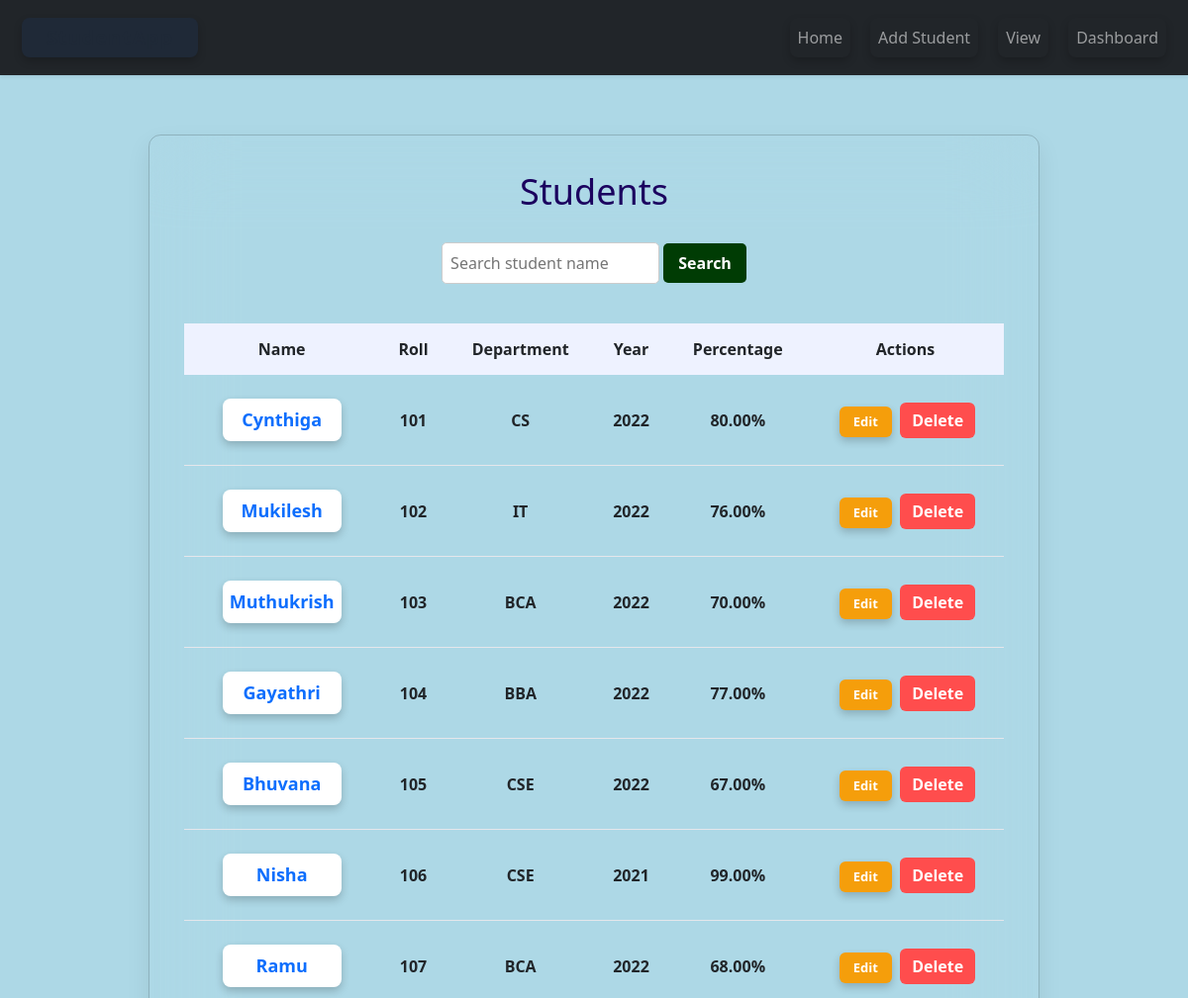
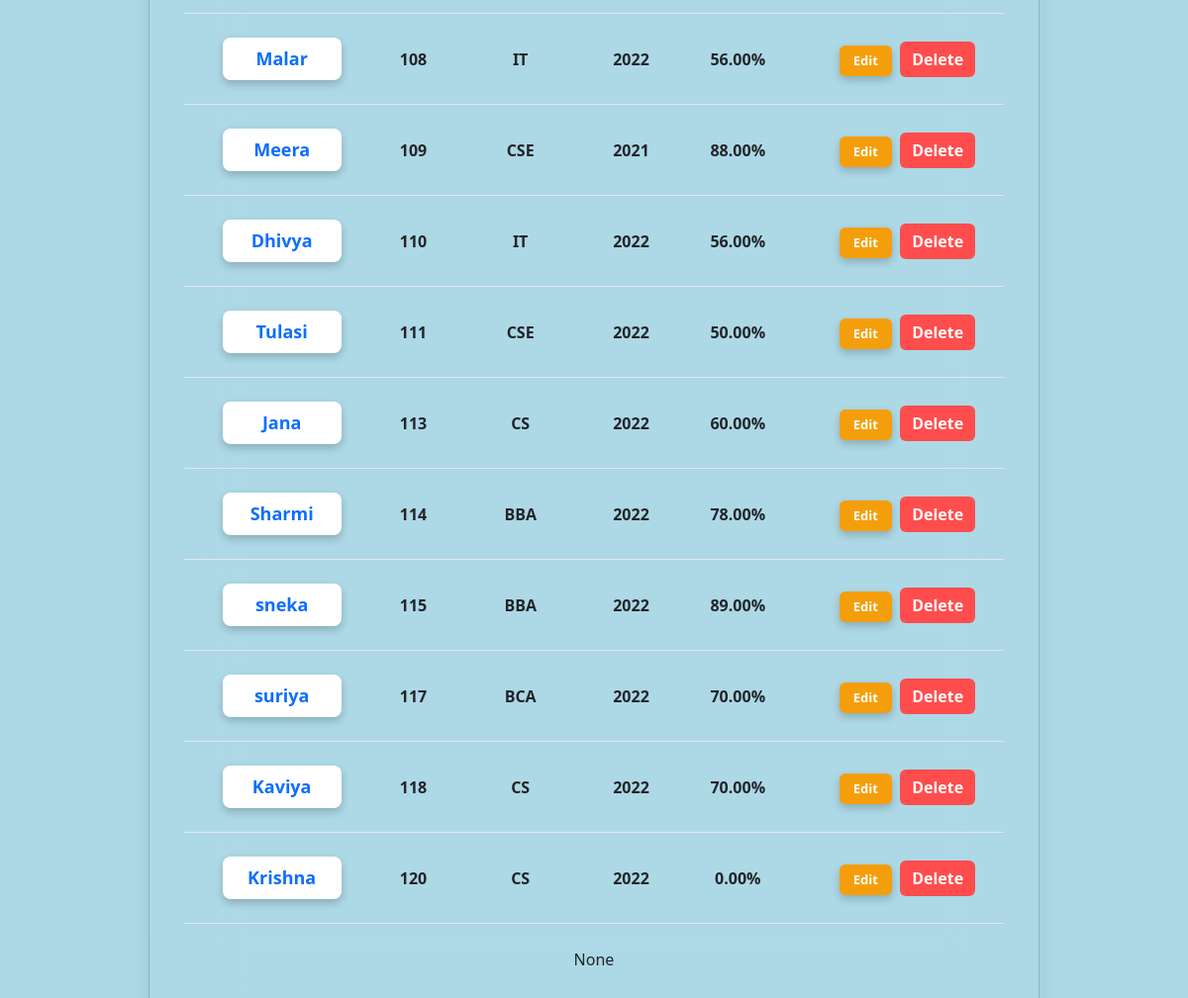
Screenshot of /view/ with the database file from the repository (2 pictures, top to bottom).
### studentapp/models.py (models this page shows, shortened)
class Student(models.Model):
    name=models.CharField(max_length=100)
    roll_no = models.IntegerField(unique=True)
    department=models.CharField(max_length=100)
    year=models.IntegerField()
    total_marks = models.IntegerField(default=100)
    obtained_marks = models.IntegerField(default=0)
    address = models.TextField(blank=True)
    phone = models.CharField(max_length=15, blank=True)
    joining_date = models.DateField(null=True, blank=True)
    graduation_date = models.DateField(null=True, blank=True)

### studentapp/views.py (the view)
# urls.py: path('view/', views.view_students, name='view'),
def view_students(request):
    query = request.GET.get('q')
    if query:
        students = Student.objects.filter(
            Q(name__icontains=query) |
            Q(roll_no__icontains=query)
        )
    else:
        students = Student.objects.all().order_by('roll_no')
    for s in students:
      if s.total_marks > 0:
        s.percentage = (s.obtained_marks / s.total_marks) * 100
    else:
        s.percentage = 0
    deleted_students = request.session.get('deleted_students', {})
    last_deleted = None
    if deleted_students:
        last_key = list(deleted_students.keys())[-1]
        last_deleted = deleted_students[last_key]
    context = {
        "students": students,
        "last_deleted": last_deleted
    }
    return render(request, "view.html", context)

### studentapp/templates/view.html (shortened to what this page needs)
 {% extends 'base.html' %}
{% load static %}
{% block content %}
<link rel="stylesheet" href="{% static 'css/style.css' %}">
<div class="page">
<div class="card">
<h2>Students</h2>
<form method="GET" class="search-box">
    <input type="text" name="q" placeholder="Search student name">
    <button type="submit">Search</button>
</form>
<table>
<thead>
<tr>
<th>Name</th>
<th>Roll</th>
<th>Department</th>
<th>Year</th>
<th>Percentage</th>
<th>Actions</th>
</tr>
</thead>
<tbody>
{% for s in students %}
<tr>
<td>
    <a href="{% url 'student_detail' s.id %}" class="name-btn">
    {{ s.name }}
</a>
</td>
<td>{{ s.roll_no }}</td>
<td>{{ s.department }}</td>
<td>{{ s.year }}</td>
<td>{{ s.percentage|floatformat:2 }}%</td>
<td class="action">
<a href="/edit/{{ s.id }}/" class="edit">Edit</a>
 <form method="POST" action="/delete/{{ s.id }}/" style="display:inline;">
    <button type="submit" class="delete-btn">Delete</button>
</form>
</td>
</tr>
{% empty %}
<tr>
<td colspan="5">No students found</td>
</tr>
{% endfor %}
</tbody>
</table>
<br>
<p>{{ last_deleted }}</p>
</div>
</div>
{% endblock %}

### studentapp/templates/base.html (shortened to what this page needs)
 <!DOCTYPE html>
<html>
<head>
    {% load static %}
    <link rel="stylesheet" href="{% static 'css/style.css' %}">
    <link href="https://cdn.jsdelivr.net/npm/bootstrap@5.3.0/dist/css/bootstrap.min.css" rel="stylesheet">
    <link rel="stylesheet" href="https://cdn.jsdelivr.net/npm/bootstrap@5.3.0/dist/css/bootstrap.min.css">
</head>
<body>
  <nav class="navbar navbar-expand-sm navbar-dark bg-dark shadow-sm fixed-top">
  <div class="container-fluid">
    <a class="navbar-brand" href="#">StudentApp</a>
    <div class="collapse navbar-collapse" id="menu">
      <ul class="navbar-nav ms-auto">
        <li class="nav-item"><a class="nav-link" href="{% url 'home' %}">Home</a></li>
        <li class="nav-item"><a class="nav-link" href="{% url 'add' %}">Add Student</a></li>
        <li class="nav-item"><a class="nav-link" href="{% url 'view' %}">View</a></li>
        <li class="nav-item"><a class="nav-link" href="{% url 'dashboard' %}">Dashboard</a></li>
      </ul>
    </div>
  </div>
</nav>
{% block content %}
{% endblock %}
</body>
</html>

### studentapp/static/css/style.css (style rules this page uses)
body { background-image: url('../images/background.jpg'); background-size: cover; background-position: center; background-repeat: no-repeat; font-family: Arial, sans-serif; background-color: lightblue; text-align: center; }
.name-btn { display: inline-block; width: 120px; text-align: center; padding: 8px 0; border-radius: 8px; background: white; color: #0d6efd; font-weight: 600; text-decoration: none; transition: 0.3s ease; }
h2 { color: rgb(27, 2, 95); font-size: 36px; margin-bottom: 40px; }
a { display: inline-block; text-decoration: none; background-color: white; color: #333; padding: 12px 25px; margin: 10px; font-size: 18px; border-radius: 8px; transition: 0.3s; box-shadow: 0 4px 8px rgba(0,0,0,0.2); }
body { margin: 0; font-family: "Segoe UI", Arial, sans-serif; color: #1f2937; }
.page { min-height: 100vh; display: flex; justify-content: center; align-items: flex-start; padding-top: 60px; }
.card { width: 95%; max-width: 900px; background: rgba(255,255,255,0.0); backdrop-filter: blur(40px); padding: 35px; border-radius: 12px; box-shadow: 0 10px 25px rgba(0,0,0,0.08); }
h2 { text-align: center; margin-bottom: 30px; }
table { width: 100%; border-collapse: collapse; margin-top: 20px; }
thead { background: #eef2ff; }
th { padding: 14px; text-align: center; font-weight: 800; }
td { padding: 14px; text-align: center; border-bottom: 1px solid #e5e7eb; font-weight: 700; }
.action a { padding: 6px 14px; border-radius: 6px; color: white; font-size: 13px; text-decoration: none; margin: 0 4px; }
.edit { background: #f59e0b; }
.navbar { position: relative; z-index: 999; backdrop-filter: blur(10px); }
body { margin: 0; padding: 0; }
.navbar-brand { font-weight: bold; letter-spacing: 1px; color: #1f2937; background-color: #1f2937; }
.nav-link { transition: 0.3s; }

### studentapp/templates/view.html (style rules this page uses)
.search-box { margin-bottom:20px; }
.search-box input { padding:8px; width:220px; border:1px solid #ccc; border-radius:5px; }
.search-box button { padding:8px 15px; background-color:#003c04; color:white; border:none; border-radius:5px; cursor:pointer; font-weight:bold; }
.delete-btn { background: #ff4d4d; color: white; border: none; padding: 6px 12px; border-radius: 6px; cursor: pointer; font-weight: bold; transition: 0.3s; }

### rows the page displays
Student: name "Cynthiga", roll_no "101", department "CS", year "2022", percentage "80.00"
Student: name "Mukilesh", roll_no "102", department "IT", year "2022", percentage "76.00"
Student: name "Muthukrish", roll_no "103", department "BCA", year "2022", percentage "70.00"
Student: name "Gayathri", roll_no "104", department "BBA", year "2022", percentage "77.00"
Student: name "Bhuvana", roll_no "105", department "CSE", year "2022", percentage "67.00"
Student: name "Nisha", roll_no "106", department "CSE", year "2021", percentage "99.00"
Student: name "Ramu", roll_no "107", department "BCA", year "2022", percentage "68.00"
Student: name "Malar", roll_no "108", department "IT", year "2022", percentage "56.00"
Student: name "Meera", roll_no "109", department "CSE", year "2021", percentage "88.00"
Student: name "Dhivya", roll_no "110", department "IT", year "2022", percentage "56.00"
Student: name "Tulasi", roll_no "111", department "CSE", year "2022", percentage "50.00"
Student: name "Jana", roll_no "113", department "CS", year "2022", percentage "60.00"
Student: name "Sharmi", roll_no "114", department "BBA", year "2022", percentage "78.00"
Student: name "sneka", roll_no "115", department "BBA", year "2022", percentage "89.00"
Student: name "suriya", roll_no "117", department "BCA", year "2022", percentage "70.00"
Student: name "Kaviya", roll_no "118", department "CS", year "2022", percentage "70.00"
Student: name "Krishna", roll_no "120", department "CS", year "2022", percentage "0.00"

### other values shown
{{ last_deleted }} "None"
